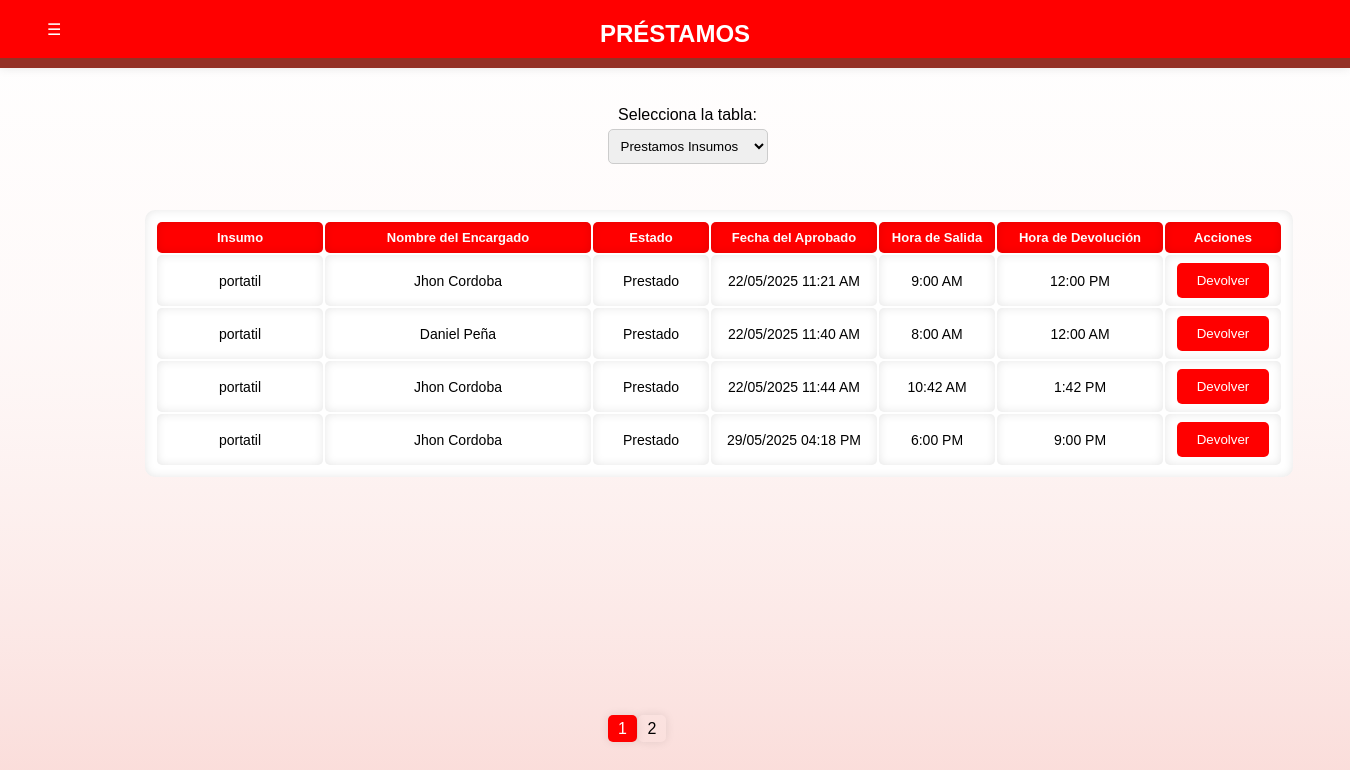
Page /ADMINISTRADOR/prestamos_insumos.php on the committed database.
### tables this page shows
CREATE TABLE IF NOT EXISTS `prestamos_insumos` (
  `id_prestamo` int NOT NULL AUTO_INCREMENT,
  `insumo` varchar(255) NOT NULL,
  `cantidad` int NOT NULL,
  `nombre_persona_prestamo` varchar(255) NOT NULL,
  `estado` enum('Devuelto','Prestado') NOT NULL,
  `dia_prestamo` datetime DEFAULT CURRENT_TIMESTAMP,
  `desde` time NOT NULL,
  `hasta` time NOT NULL,
  `fecha_devolucion` datetime NOT NULL,
  PRIMARY KEY (`id_prestamo`)
);

### ADMINISTRADOR/prestamos_insumos.php (the view, shortened to what this page needs)
<?php
$title = "PRÉSTAMOS";
?>
<!DOCTYPE html>
<html lang="es">
<head>
     <link rel="stylesheet" href="https://cdnjs.cloudflare.com/ajax/libs/font-awesome/6.5.0/css/all.min.css">
    <link rel="stylesheet" href="https://cdnjs.cloudflare.com/ajax/libs/font-awesome/4.7.0/css/font-awesome.min.css">
    <link rel="stylesheet" href="https://cdn.jsdelivr.net/npm/sweetalert2@11/dist/sweetalert2.min.css">
</head>
<body>
    <div class="dropdown-nav">
        <button class="dropbtn">&#9776;</button>
    </div>
    <form method="GET" action="prestamos_insumos.php" style="text-align: center;POSITION: absolute;TOP: 12%;LEFT: 45%;">
        <label for="tabla">Selecciona la tabla:</label>
        <select name="tabla" id="tabla" onchange="this.form.submit()">
            <option value="prestamos_insumos" <?php echo (isset($_GET['tabla']) && $_GET['tabla'] === 'prestamos_insumos') ? 'selected' : ''; ?>>Prestamos Insumos</option>
        </select>
    </form>
    <?php
    $conexion = new mysqli("localhost", "root", "", "basededatos");
    $tablaSeleccionada = isset($_GET['tabla']) ? $_GET['tabla'] : 'prestamos_insumos';
    $registrosPorPagina = 5;
    $paginaActual = isset($_GET['pagina']) ? $_GET['pagina'] : 1;
    $offset = ($paginaActual - 1) * $registrosPorPagina;
    if ($tablaSeleccionada === 'prestamos_insumos') {
        $sql = "SELECT * FROM prestamos_insumos WHERE estado = 'Prestado' LIMIT $offset, $registrosPorPagina";
    } elseif ($tablaSeleccionada === 'prestamos_espacios') {
        $sql = "SELECT * FROM prestamos_espacios WHERE estado = 'Reservado' LIMIT $offset, $registrosPorPagina";
    }
    $resultado = $conexion->query($sql);
    $totalRegistros = $conexion->query("SELECT COUNT(*) as total FROM $tablaSeleccionada")->fetch_assoc()['total'];
    $numTotalPaginas = ceil($totalRegistros / $registrosPorPagina);
    echo "<div class='panel-box-admin'>";
    echo "<h2 class='title1' align='center'>$title</h2>";
    echo "</div>";
    echo "<div class='tabla1'>";
    if ($resultado->num_rows > 0) {
        echo "<table>";
        echo "<tr class='encabezado'>";
        if ($tablaSeleccionada === 'prestamos_insumos') {
            echo "
            <th style='width:150px;'>Insumo</th>
            <th style='width:250px;'>Nombre del Encargado</th>
            <th style='width:100px;'>Estado</th>
            <th style='width:150px;'>Fecha del Aprobado</th>
            <th style='width:100px;'>Hora de Salida</th>
            <th style='width:150px;'>Hora de Devolución</th>
            <th style='width:100px;'>Acciones</th>
        ";
        } else if ($tablaSeleccionada === 'prestamos_espacios') {
            echo "
            <th style='width:150px;'>Espacio</th>
            <th style='width:200px;'>Nombre de la Persona</th>
            <th style='width:100px;'>Estado</th>
            <th style='width:150px;'>Fecha del Prestamo</th>
            <th style='width:150px;'>Fecha </th>
            <th style='width:100px;'>Hora de Entrega</th>
            <th style='width:100px;'>Hora de Regreso</th>
            <th style='width:100px;'>Acciones</th>
        ";
        }
        echo "</tr>";
        while ($fila = $resultado->fetch_assoc()) {
            echo "<tr>";
            if ($tablaSeleccionada === 'prestamos_insumos') {
                echo "
                <td>" . $fila['insumo'] . "</td>
                <td>" . $fila['nombre_persona_prestamo'] . "</td>
                <td>" . $fila['estado'] . "</td>
                <td>" . date("d/m/Y h:i A", strtotime($fila['dia_prestamo'])) . "</td>
                <td>" . date("g:i A", strtotime($fila['desde'])) . "</td>
                <td>" . date("g:i A", strtotime($fila['hasta'])) . "</td>
                <td>
                <button onclick=\"openModal(
                    '{$fila['id_prestamo']}',
                    '{$fila['insumo']}',
                    '{$fila['nombre_persona_prestamo']}',
                    '{$fila['estado']}',
                    '{$fila['dia_prestamo']}'
                )\">Devolver</button>
            </td>
            ";
            }
            echo "</tr>";
        }
        echo "</table>";
    }
    echo "</div>";
    ?>
    <div class="pagination">
        <?php
        for ($i = 1; $i <= $numTotalPaginas; $i++) {
            $claseActiva = ($i == $paginaActual) ? "active" : "";
            echo "<a class='$claseActiva' href='prestamos_insumos.php?pagina=$i'>$i</a>";
        }
        ?>
    </div>
    <br>
</body>
</html>

### ADMINISTRADOR/prestamos_insumos.php (style rules this page uses)
html { background: linear-gradient(to bottom, white, 70%, #FADBD8); margin: 0; height: 100vh; display: flex; justify-content: center; align-items: center; }
body { font-family: Arial, sans-serif; }
th { text-align: center; }
tr { text-align: center; }
.tabla1 { position: absolute; top: 25%; left: 10%; padding: 10px; width: 1200px; height: 400px; }
table { font-family: "Lucida Sans Unicode", "Lucida Grande", Sans-Serif; font-size: 14px; border-radius: 10px; padding: 10px; box-shadow: inset 0 0 10px rgba(0, 0, 0, 0.1); background-color: white; }
th { font-size: 13px; font-weight: normal; padding: 8px; color: #FCFCFC; font-weight: bold; border-radius: 5px; box-shadow: inset 0 0 10px rgba(0, 0, 0, 0.1); }
td { padding: 8px; background: white; color: black; border-radius: 5px; background-color: white; box-shadow: inset 0 0 10px rgba(0, 0, 0, 0.1); }
.title1 { font-family: "Lucida Sans Unicode", "Lucida Grande", Sans-Serif; color: white; }
.panel-box-admin { width: 100%; height: 50px; position: absolute; padding-bottom: 8px; top: 0%; left: 0%; background-color: red; border-bottom: #943126 10px solid; box-shadow: 0 0 10px rgba(0, 0, 0, 0.1); }
.encabezado { background-color: red; }
.pagination { text-align: center; position: absolute; top: 90%; left: 45%; }
.pagination a { display: inline-flexbox; padding: 5px 10px; margin-left: 1%; box-shadow: 0 0 10px rgba(0, 0, 0, 0.1); border-radius: 5px; text-decoration: none; color: #000; }
.pagination a.active { background-color: #ff0000; color: #fff; box-shadow: 0 0 10px rgba(0, 0, 0, 0.1); border-radius: 5px; }
form label { display: block; margin-top: 10px; }
form input, form select { width: 100%; padding: 8px; margin-top: 5px; margin-bottom: 15px; border: 1px solid #ccc; border-radius: 5px; }
button { background-color: #ff0000; color: white; padding: 10px 20px; border: none; border-radius: 5px; cursor: pointer; }
.dropdown-nav { position: absolute; top: 1%; left: 2%; z-index: 1000; }
.dropbtn { background-color: #ff0000; color: white; padding: 12px 20px; font-size: 16px; border: none; border-radius: 5px; cursor: pointer; }

### rows in the picture
prestamos_insumos: insumo "portatil", nombre_persona_prestamo "Jhon Cordoba", estado "Prestado", dia_prestamo "22/05/2025 11:21 AM", desde "9:00 AM", hasta "12:00 PM"
prestamos_insumos: insumo "portatil", nombre_persona_prestamo "Daniel Peña", estado "Prestado", dia_prestamo "22/05/2025 11:40 AM", desde "8:00 AM", hasta "12:00 AM"
prestamos_insumos: insumo "portatil", nombre_persona_prestamo "Jhon Cordoba", estado "Prestado", dia_prestamo "22/05/2025 11:44 AM", desde "10:42 AM", hasta "1:42 PM"
prestamos_insumos: insumo "portatil", nombre_persona_prestamo "Jhon Cordoba", estado "Prestado", dia_prestamo "29/05/2025 04:18 PM", desde "6:00 PM", hasta "9:00 PM"

### other values in the picture
$title "PRÉSTAMOS"
